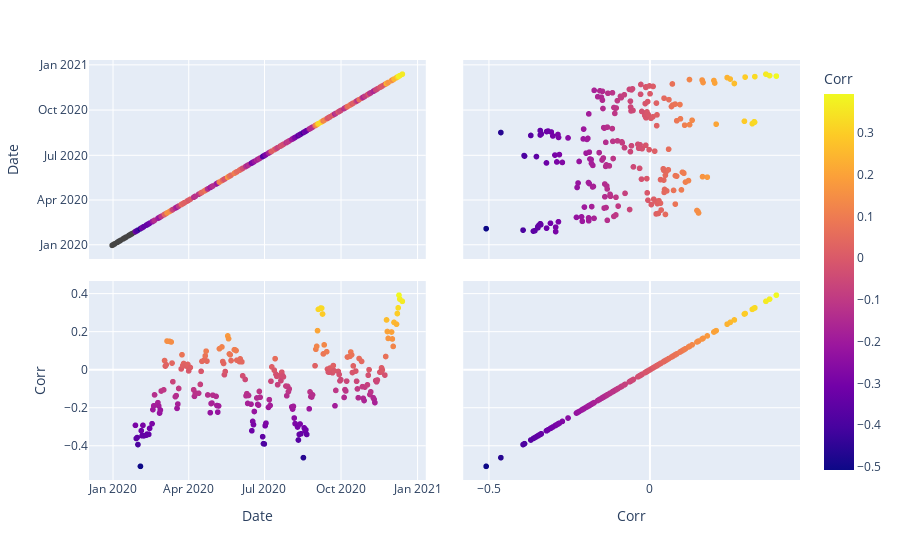

Source (notebook cell):
### Code cell
corr_graph_maker(dfStock_2019, climate_df_2019)
corr_graph_maker(dfStock_2020, climate_df_2020)

### Figure 1 — Plotly figure (JSON) as saved in the notebook; plotly's stock layout.template omitted (floating-point values rounded to 4 significant figures; data arrays with more than 128 entries replaced by an {"elided": "..."} marker saying what was removed)
{"data": [{"dimensions": [{"axis": {"matches": true}, "label": "Date", "values": {"elided": "240 str values"}}, {"axis": {"matches": true}, "label": "Corr", "values": {"elided": "240 float values"}}], "hovertemplate": "%{xaxis.title.text}=%{x}<br>%{yaxis.title.text}=%{y}<br>Corr=%{marker.color}<extra></extra>", "legendgroup": "", "marker": {"color": {"elided": "240 float values"}, "coloraxis": "coloraxis", "symbol": "circle"}, "name": "", "showlegend": false, "type": "splom"}], "layout": {"autosize": true, "coloraxis": {"colorbar": {"title": {"text": "Corr"}}, "colorscale": [[0, "#0d0887"], [0.1111, "#46039f"], [0.2222, "#7201a8"], [0.3333, "#9c179e"], [0.4444, "#bd3786"], [0.5556, "#d8576b"], [0.6667, "#ed7953"], [0.7778, "#fb9f3a"], [0.8889, "#fdca26"], [1, "#f0f921"]]}, "dragmode": "select", "legend": {"tracegroupgap": 0}, "margin": {"t": 60}, "xaxis": {"autorange": true, "range": ["2019-11-29 22:42:01.5959", "2021-01-14 01:17:58.4041"], "type": "date"}, "xaxis2": {"autorange": true, "range": [-0.5882, 0.4743], "type": "linear"}, "yaxis": {"autorange": true, "range": ["2019-11-29 22:42:01.5959", "2021-01-14 01:17:58.4041"], "type": "date"}, "yaxis2": {"autorange": true, "range": [-0.5882, 0.4743], "type": "linear"}}}
